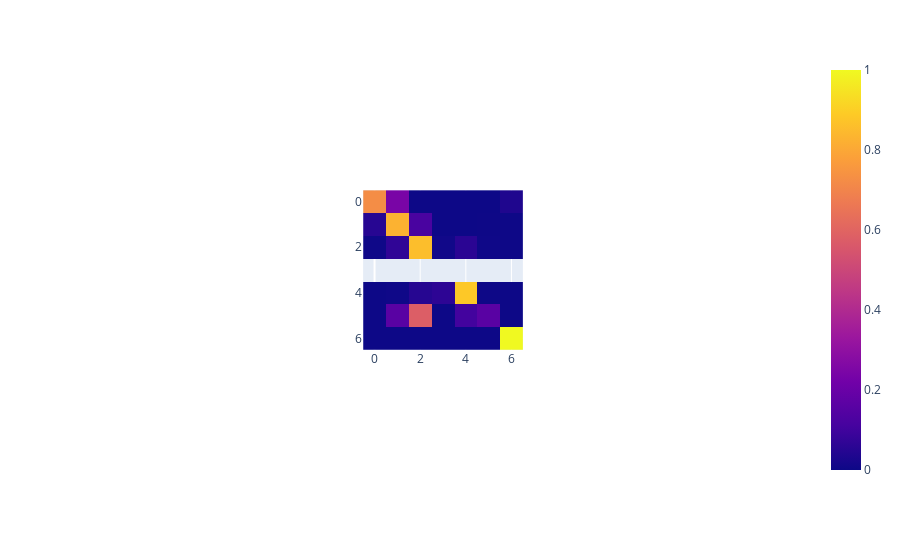

Notebook cell for this chart:
### Code cell
cm = (cm.T / cm.sum(axis=1)).T
px.imshow(cm)

### Figure 1 — Plotly figure (JSON) as saved in the notebook; plotly's stock layout.template omitted (floating-point values rounded to 4 significant figures)
{"data": [{"coloraxis": "coloraxis", "hovertemplate": "x: %{x}<br>y: %{y}<br>color: %{z}<extra></extra>", "name": "0", "type": "heatmap", "xaxis": "x", "yaxis": "y", "z": [[0.7241, 0.2414, 0, 0, 0, 0, 0.03448], [0.05075, 0.8273, 0.1186, 0, 0, 0.001279, 0.002132], [0.003397, 0.06752, 0.8582, 0.008068, 0.0569, 0.003822, 0.002123], [null, null, null, null, null, null, null], [0, 0.004627, 0.04858, 0.06246, 0.8832, 0.001157, 0], [0, 0.1579, 0.5789, 0, 0.1053, 0.1579, 0], [0, 0, 0, 0, 0, 0, 1]]}], "layout": {"autosize": true, "coloraxis": {"colorscale": [[0, "#0d0887"], [0.1111, "#46039f"], [0.2222, "#7201a8"], [0.3333, "#9c179e"], [0.4444, "#bd3786"], [0.5556, "#d8576b"], [0.6667, "#ed7953"], [0.7778, "#fb9f3a"], [0.8889, "#fdca26"], [1, "#f0f921"]]}, "margin": {"t": 60}, "xaxis": {"anchor": "y", "autorange": true, "constrain": "domain", "domain": [0.39, 0.61], "range": [-0.5, 6.5], "scaleanchor": "y"}, "yaxis": {"anchor": "x", "autorange": true, "constrain": "domain", "domain": [0, 1], "range": [6.5, -0.5]}}}
